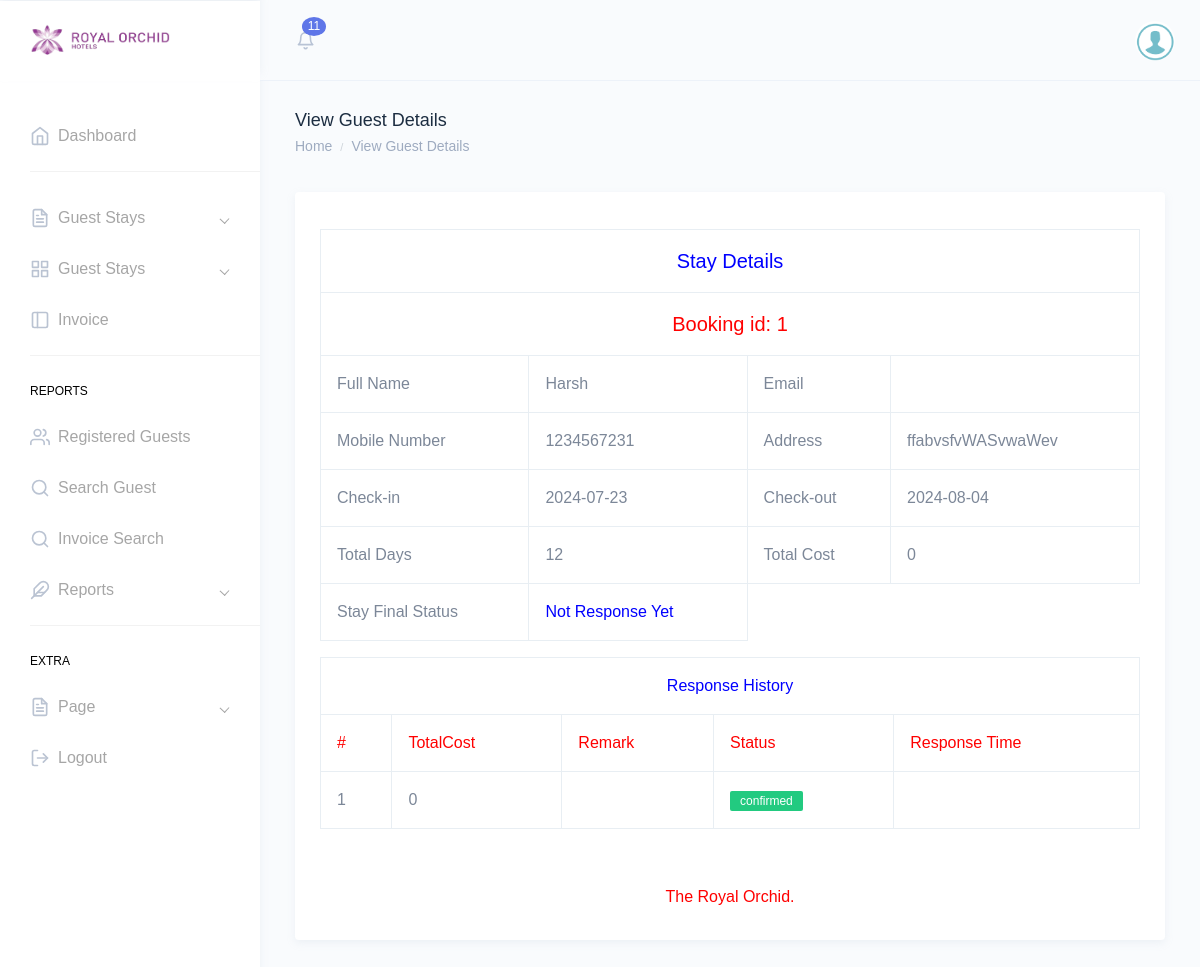
/admin/view-order-detail.php?viewid=1 (signed in), run on the app's committed database.
### tables this page shows
CREATE TABLE `guests` (
  `booking_id` int(11) NOT NULL,
  `Status` varchar(50) DEFAULT NULL,
  `prefix` text NOT NULL,
  `name` text NOT NULL,
  `surname` text NOT NULL,
  `mobile` int(10) NOT NULL,
  `email` varchar(50) NOT NULL,
  `country` text NOT NULL,
  `address1` varchar(50) NOT NULL,
  `city` text NOT NULL,
  `state` text NOT NULL,
  `zip` int(6) NOT NULL,
  `remark` varchar(255) NOT NULL,
  `TotalCost` int(5) NOT NULL
);

CREATE TABLE `bookings` (
  `booking_id` int(11) NOT NULL,
  `guests` int(11) NOT NULL,
  `checkin` date NOT NULL,
  `checkout` date NOT NULL
);

### admin/view-order-detail.php (the view, shortened to what this page needs)
<?php
include('includes/dbconnection.php');
if (strlen($_SESSION['otssaid']) == 0) {
  header('location:logout.php');
} else {
?>
<!DOCTYPE html>
<html dir="ltr" lang="en">
<head>
  <link href="assets/extra-libs/datatables.net-bs4/css/dataTables.bootstrap4.css" rel="stylesheet">
  <link href="dist/css/style.min.css" rel="stylesheet">
</head>
<body>
<div id="main-wrapper" data-theme="light" data-layout="vertical" data-navbarbg="skin6" data-sidebartype="full" data-sidebar-position="fixed" data-header-position="fixed" data-boxed-layout="full">
  <?php include_once('includes/header.php'); ?>
  <?php include_once('includes/sidebar.php'); ?>
  <div class="page-wrapper">
    <div class="page-breadcrumb">
      <div class="row">
        <div class="col-7 align-self-center">
          <h4 class="page-title text-truncate text-dark font-weight-medium mb-1">View Guest Details</h4>
          <div class="d-flex align-items-center">
            <nav aria-label="breadcrumb">
              <ol class="breadcrumb m-0 p-0">
                <li class="breadcrumb-item"><a href="dashboard.php" class="text-muted">Home</a></li>
                <li class="breadcrumb-item text-muted active" aria-current="page">View Guest Details</li>
              </ol>
            </nav>
          </div>
        </div>
      </div>
    </div>
    <div class="container-fluid">
      <div class="row">
        <div class="col-12">
          <div class="card">
            <div class="card-body">
              <div class="table-responsive">
                <table id="zero_config" class="table table-striped table-bordered no-wrap">
                  <?php
                  $vid = $_GET['viewid'];
                  $sql = "SELECT bookings.booking_id, DATEDIFF(bookings.checkout, bookings.checkin) as ddf, guests.name, guests.email, guests.mobile, guests.address1, bookings.checkin, bookings.checkout, guests.TotalCost, guests.Remark, guests.Status
                          FROM guests
                          JOIN bookings ON bookings.booking_id = guests.booking_id
                          WHERE guests.booking_id = :vid";
                  $query = $dbh->prepare($sql);
                  $query->bindParam(':vid', $vid, PDO::PARAM_STR);
                  $query->execute();
                  $results = $query->fetchAll(PDO::FETCH_OBJ);
                  if ($query->rowCount() > 0) {
                    foreach ($results as $row) { ?>
                      <table border="1" class="table table-bordered">
                        <tr align="center">
                          <td colspan="4" style="font-size:20px;color:blue">Stay Details</td>
                        </tr>
                        <tr align="center">
                          <td colspan="4" style="font-size:20px;color:red">Booking id: <?php echo $row->booking_id; ?></td>
                        </tr>
                        <tr>
                          <th scope>Full Name</th>
                          <td><?php echo $row->name; ?></td>
                          <th scope>Email</th>
                          <td><?php echo $row->email; ?></td>
                        </tr>
                        <tr>
                          <th scope>Mobile Number</th>
                          <td><?php echo $row->mobile; ?></td>
                          <th>Address</th>
                          <td><?php echo $row->address1; ?></td>
                        </tr>
                        <tr>
                          <th>Check-in</th>
                          <td><?php echo $row->checkin; ?></td>
                          <th>Check-out</th>
                          <td><?php echo $row->checkout; ?></td>
                        </tr>
                        <tr>
                          <th>Total Days</th>
                          <td><?php echo $ddf = $row->ddf; ?></td>
                          <th>Total Cost</th>
                          <td><?php echo $tc = $ddf * $row->TotalCost; ?></td>
                        </tr>
                        <tr>
                          <th>Stay Final Status</th>
                          <td style="color: blue">
                            <?php
                            if ($row->Status == "Confirmed") {
                              echo "Your Stay has been Confirmed";
                            } elseif ($row->Status == "Cancelled") {
                              echo "Your stay has been cancelled";
                            } else {
                              echo "Not Response Yet";
                            }
                            ?>
                          </td>
                        </tr>
                      <?php }
                  } ?>
                  </table>
                  <?php if ($row->Status != '') {
                    $ret = "SELECT * FROM guests WHERE guests.booking_id=:vid";
                    $query = $dbh->prepare($ret);
                    $query->bindParam(':vid', $vid, PDO::PARAM_STR);
                    $query->execute();
                    $results = $query->fetchAll(PDO::FETCH_OBJ);
                    ?>
                    <table id="datatable" class="table table-bordered dt-responsive nowrap" style="border-collapse: collapse; border-spacing: 0; width: 100%;">
                      <tr align="center">
                        <th colspan="5" style="color: blue">Response History</th>
                      </tr>
                      <tr style="color: red">
                        <th>#</th>
                        <th>TotalCost</th>
                        <th>Remark</th>
                        <th>Status</th>
                        <th>Response Time</th>
                      </tr>
                      <?php
                      if ($query->rowCount() > 0) {
                        foreach ($results as $row) { ?>
                          <tr>
                            <td><?php echo $cnt; ?></td>
                            <td><?php echo $row->TotalCost; ?></td>
                            <td><?php echo $row->Remark; ?></td>
                            <td class="font-w600">
                              <?php
                              if ($row->Status == "") { ?>
                                <span class="badge badge-warning"><?php echo "Not Updated Yet"; ?></span>
                              <?php } elseif ($row->Status == 'Cancelled') { ?>
                                <span class="badge badge-danger"><?php echo htmlentities($row->Status); ?></span>
                              <?php } else { ?>
                                <span class="badge badge-success"><?php echo htmlentities($row->Status); ?></span>
                              <?php } ?>
                            </td>
                            <td><?php echo $row->UpdationDate; ?></td>
                          </tr>
                          <?php $cnt = $cnt + 1;
                        }
                      }
                  } ?>
                  </table>
                </div>
              </div>
              <?php include_once('includes/footer.php'); ?>
            </div>
          </div>
</body>
</html>
<?php } ?>

### data on the page
guests: bookings.booking_id "1", name "Harsh", mobile "1234567231", address1 "ffabvsfvWASvwaWev", bookings.checkin "2024-07-23", bookings.checkout "2024-08-04", ddf "12", $tc=$ddf*$row->TotalCost "0", shows "Not Response Yet", TotalCost "0", Status "confirmed"

### other printed values
$totnewguests "11"
